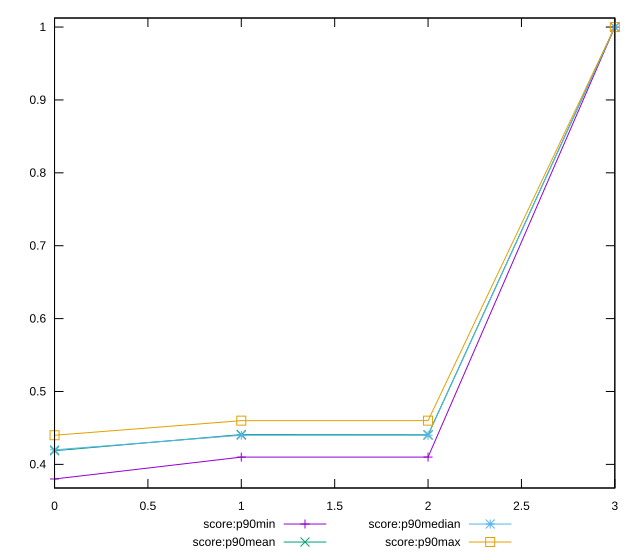

Reproduce this figure in gnuplot.
reset

$scoreP90Min <<EOF
0 0.38
1 0.41
2 0.41
3 1
EOF

$scoreP90Mean <<EOF
0 0.4187234042553193
1 0.44095744680851084
2 0.44063829787234043
3 1
EOF

$scoreP90Median <<EOF
0 0.42
1 0.44
2 0.44
3 1
EOF

$scoreP90Max <<EOF
0 0.44
1 0.46
2 0.46
3 1
EOF

set key outside below
set xrange [0:3]
set yrange [0.3676:1.0124]
set trange [0.3676:1.0124]
set terminal svg size 640, 560 enhanced background rgb 'white'
set output "reports/report_00028_2021-02-24T12-49-42.674Z/uses-rel-preload/progression/score.svg"

plot $scoreP90Min title "score:p90min" with linespoints, \
     $scoreP90Mean title "score:p90mean" with linespoints, \
     $scoreP90Median title "score:p90median" with linespoints, \
     $scoreP90Max title "score:p90max" with linespoints

reset
